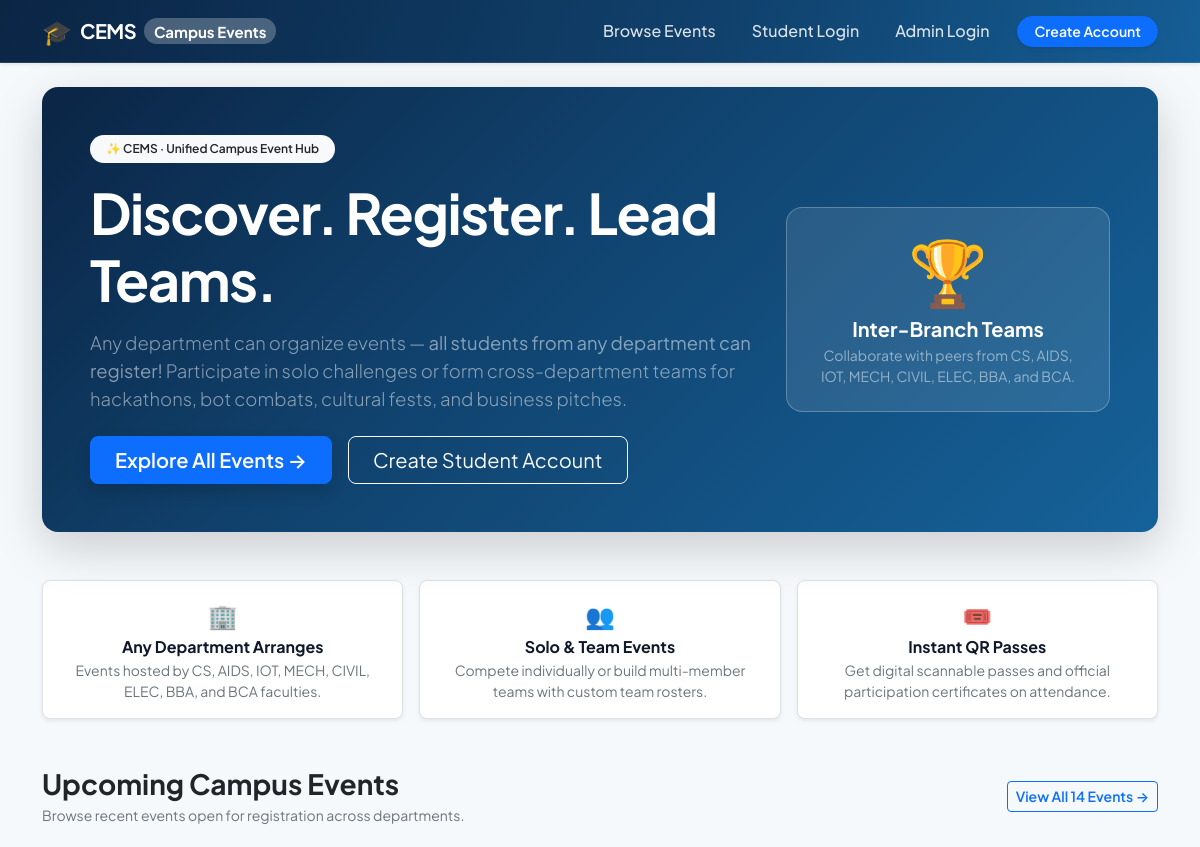
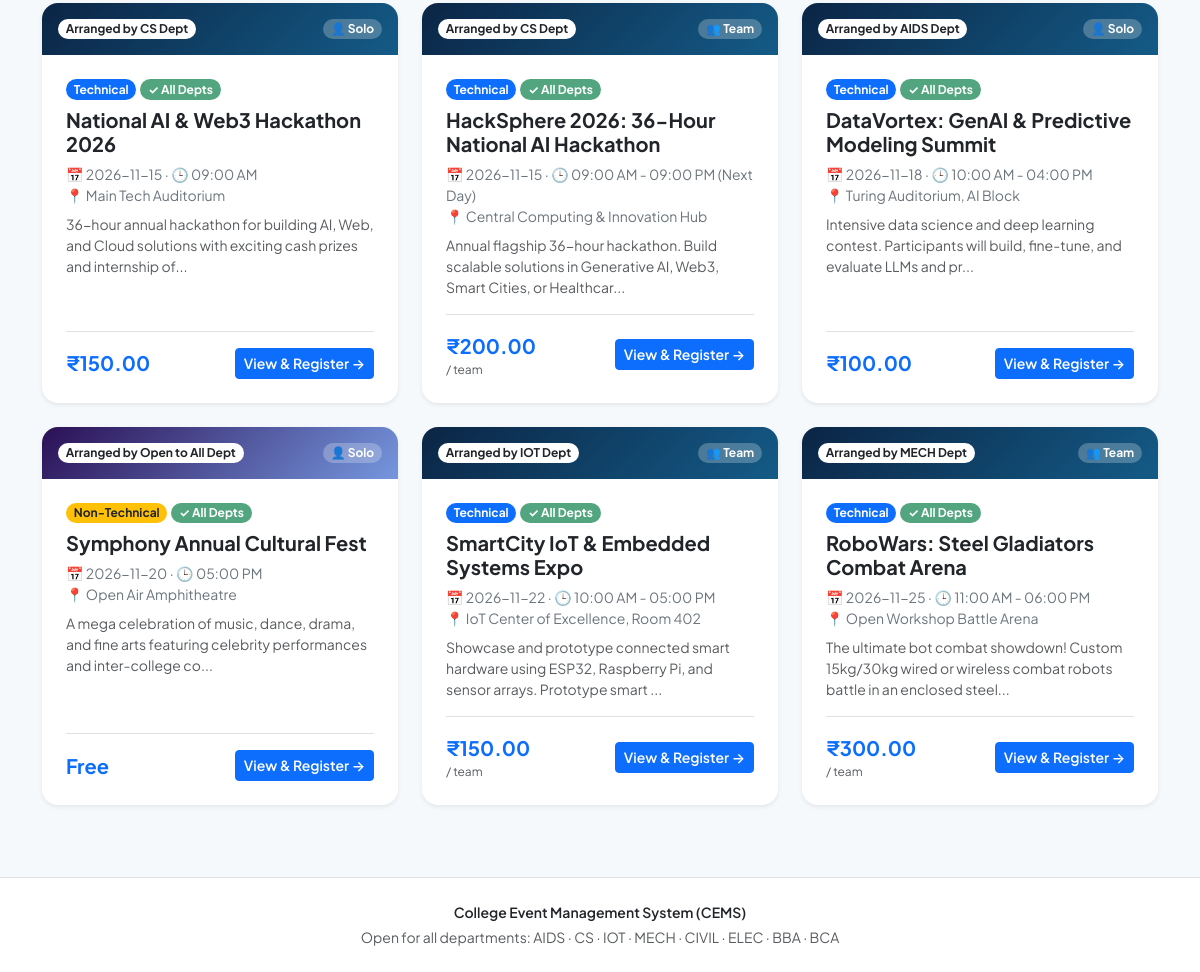
The page / on the database its author committed (2 pictures, top to bottom).
### app.py (models this page shows, shortened)
class Event(db.Model):
    id = db.Column(db.Integer, primary_key=True)
    title = db.Column(db.String(180), nullable=False)
    category = db.Column(db.String(30), nullable=False)  # Technical, Non-Technical
    department = db.Column(db.String(40), nullable=False)  # Arranging Department
    event_type = db.Column(db.String(20), default="Individual")  # Individual, Team
    min_team_size = db.Column(db.Integer, default=1)
    max_team_size = db.Column(db.Integer, default=1)
    event_date = db.Column(db.String(20), nullable=False)
    event_time = db.Column(db.String(30), default="")
    venue = db.Column(db.String(180), nullable=False)
    description = db.Column(db.Text, default="")
    deadline = db.Column(db.String(20), default="")
    fee = db.Column(db.Float, default=0)
    capacity = db.Column(db.Integer, default=100)
    poster = db.Column(db.String(255), default="")
    status = db.Column(db.String(20), default="Published")
    created_at = db.Column(db.DateTime, default=datetime.utcnow)
    @property
    def is_team_event(self):
        return self.event_type == "Team"

### app.py (the view)
@app.route("/")
def index():
    events = Event.query.filter_by(status="Published").order_by(Event.event_date).all()
    return render_template("index.html", events=events)

### app.py (called while the page is built)
def current_user():
    return db.session.get(User, session.get("user_id")) if session.get("user_id") else None

@app.context_processor
def inject_globals():
    return {
        "current_user": current_user(),
        "departments": DEPARTMENTS,
        "categories": CATEGORIES,
        "event_types": EVENT_TYPES
    }

### templates/index.html (shortened to what this page needs)
{% extends "base.html" %}
{% block content %}
<section class="hero p-4 p-md-5 mb-5 rounded-4 shadow-lg position-relative overflow-hidden"
  style="background: linear-gradient(135deg, #0b2545 0%, #10416c 40%, #15629a 100%); color: white;">
  <div class="row align-items-center">
    <div class="col-lg-8">
      <span class="badge bg-light text-dark px-3 py-2 rounded-pill mb-3 fw-semibold">
        ✨ CEMS · Unified Campus Event Hub
      </span>
      <h1 class="display-4 fw-bold mb-3 tracking-tight">
        Discover. Register. Lead Teams.
      </h1>
      <p class="lead text-white-50 mb-4" style="font-size: 1.15rem;">
        Any department can organize events &mdash; <strong>all students from any department can register!</strong>
        Participate in solo challenges or form cross-department teams for hackathons, bot combats, cultural fests, and
        business pitches.
      </p>
      <div class="d-flex flex-wrap gap-3">
        <a class="btn btn-primary btn-lg px-4 fw-semibold shadow" href="{{ url_for('browse_events') }}">
          Explore All Events &rarr;
        </a>
        {% if not session.get('user_id') %}
        <a class="btn btn-outline-light btn-lg px-4" href="{{ url_for('student_register') }}">
          Create Student Account
        </a>
        {% elif session.get('role') == 'student' %}
        <a class="btn btn-outline-light btn-lg px-4" href="{{ url_for('student_dashboard') }}">
          My Student Dashboard
        </a>
        {% endif %}
      </div>
    </div>
    <div class="col-lg-4 d-none d-lg-block text-center">
      <div class="p-4 bg-white bg-opacity-10 rounded-4 border border-white border-opacity-25 backdrop-blur">
        <div class="display-3 mb-2">🏆</div>
        <h2 class="h5 fw-bold mb-1">Inter-Branch Teams</h2>
        <p class="small text-white-50 mb-0">Collaborate with peers from CS, AIDS, IOT, MECH, CIVIL, ELEC, BBA, and BCA.
        </p>
      </div>
    </div>
  </div>
</section>
<div class="row g-3 mb-5 text-center">
  <div class="col-md-4">
    <div class="p-3 bg-white rounded-3 shadow-sm border">
      <div class="fs-4 mb-1">🏢</div>
      <h2 class="h6 fw-bold mb-1">Any Department Arranges</h2>
      <p class="text-secondary small mb-0">Events hosted by CS, AIDS, IOT, MECH, CIVIL, ELEC, BBA, and BCA faculties.
      </p>
    </div>
  </div>
  <div class="col-md-4">
    <div class="p-3 bg-white rounded-3 shadow-sm border">
      <div class="fs-4 mb-1">👥</div>
      <h2 class="h6 fw-bold mb-1">Solo &amp; Team Events</h2>
      <p class="text-secondary small mb-0">Compete individually or build multi-member teams with custom team rosters.
      </p>
    </div>
  </div>
  <div class="col-md-4">
    <div class="p-3 bg-white rounded-3 shadow-sm border">
      <div class="fs-4 mb-1">🎟️</div>
      <h2 class="h6 fw-bold mb-1">Instant QR Passes</h2>
      <p class="text-secondary small mb-0">Get digital scannable passes and official participation certificates on
        attendance.</p>
    </div>
  </div>
</div>
<div class="d-flex justify-content-between align-items-center mb-4">
  <div>
    <h2 class="h3 fw-bold text-dark mb-1">Upcoming Campus Events</h2>
    <p class="text-secondary small mb-0">Browse recent events open for registration across departments.</p>
  </div>
  <a href="{{ url_for('browse_events') }}" class="btn btn-outline-primary btn-sm fw-semibold">
    View All {{ events|length }} Events &rarr;
  </a>
</div>
<div class="row g-4 mb-5">
  {% for event in events[:6] %}
  <div class="col-md-6 col-lg-4">
    <div class="card event-card h-100 border-0 shadow-sm rounded-4 overflow-hidden">
      {% if event.poster %}
      <img class="card-img-top poster" src="{{ url_for('static', filename='uploads/' + event.poster) }}"
        alt="{{ event.title }}">
      {% else %}
      <div class="p-3 text-white"
        style="background: linear-gradient(135deg, {% if event.category == 'Technical' %}#0b2545, #145b87{% else %}#2b1055, #7597de{% endif %});">
        <div class="d-flex justify-content-between align-items-center">
          <span class="badge bg-white text-dark small rounded-pill">
            Arranged by {{ event.department }} Dept
          </span>
          <span class="badge bg-light bg-opacity-25 text-white small rounded-pill">
            {% if event.is_team_event %}👥 Team{% else %}👤 Solo{% endif %}
          </span>
        </div>
      </div>
      {% endif %}
      <div class="card-body p-4 d-flex flex-column">
        <div class="d-flex flex-wrap gap-1 mb-2">
          <span
            class="badge {{ 'bg-primary' if event.category == 'Technical' else 'bg-warning text-dark' }} rounded-pill">
            {{ event.category }}
          </span>
          <span class="badge bg-success bg-opacity-75 text-white rounded-pill">
            &check; All Depts
          </span>
        </div>
        <h3 class="h5 fw-bold text-dark mb-2">
          <a href="{{ url_for('event_detail', event_id=event.id) }}" class="text-decoration-none text-dark">
            {{ event.title }}
          </a>
        </h3>
        <p class="small text-secondary mb-2">
          📅 {{ event.event_date }} {% if event.event_time %}· 🕒 {{ event.event_time }}{% endif %}<br>
          📍 {{ event.venue }}
        </p>
        <p class="text-muted small flex-grow-1">
          {{ event.description[:110] }}{% if event.description|length > 110 %}...{% endif %}
        </p>
        <div class="d-flex justify-content-between align-items-center pt-3 border-top mt-auto">
          <div>
            <span class="fs-5 fw-bold text-primary">
              {{ 'Free' if event.fee == 0 else '₹%.2f'|format(event.fee) }}
            </span>
            {% if event.is_team_event and event.fee > 0 %}
            <small class="text-muted d-block" style="font-size: 0.75rem;">/ team</small>
            {% endif %}
          </div>
          <a class="btn btn-sm btn-primary fw-semibold" href="{{ url_for('event_detail', event_id=event.id) }}">
            View &amp; Register &rarr;
          </a>
        </div>
      </div>
    </div>
  </div>
  {% else %}
  <div class="col-12">
    <div class="text-center p-5 bg-white rounded-4 shadow-sm border">
      <p class="text-secondary">No published events yet.</p>
    </div>
  </div>
  {% endfor %}
</div>
{% endblock %}

### templates/base.html (shortened to what this page needs)
<!doctype html>
<html lang="en">
<head>
  <link href="https://cdn.jsdelivr.net/npm/bootstrap@5.3.3/dist/css/bootstrap.min.css" rel="stylesheet">
  <link href="{{ url_for('static', filename='style.css') }}" rel="stylesheet">
</head>
<body>
  <nav class="navbar navbar-expand-lg navbar-dark topbar sticky-top shadow-sm py-2">
    <div class="container">
      <a class="navbar-brand fw-bold d-flex align-items-center gap-2" href="{{ url_for('index') }}">
        <span class="fs-4">🎓</span>
        <span class="tracking-tight">CEMS</span>
        <span class="badge bg-white bg-opacity-25 text-white fs-8 d-none d-sm-inline-block rounded-pill">Campus Events</span>
      </a>
      <div class="collapse navbar-collapse" id="nav">
        <div class="navbar-nav ms-auto align-items-lg-center gap-lg-1">
          <a class="nav-link px-3" href="{{ url_for('browse_events') }}">Browse Events</a>
          {% if session.get('role') == 'student' %}
            <a class="nav-link px-3" href="{{ url_for('student_dashboard') }}">My Dashboard</a>
            {% if current_user %}
              <span class="nav-item d-none d-lg-block px-2 text-white-50 small">
                👤 {{ current_user.name.split(' ')[0] }} ({{ current_user.department }})
              </span>
            {% endif %}
            <a class="btn btn-sm btn-outline-light ms-lg-2 px-3 rounded-pill" href="{{ url_for('logout') }}">Logout</a>
          {% else %}
            <a class="nav-link px-3" href="{{ url_for('student_login') }}">Student Login</a>
            <a class="nav-link px-3" href="{{ url_for('admin_login') }}">Admin Login</a>
            <a class="btn btn-sm btn-primary ms-lg-2 px-3 rounded-pill fw-semibold shadow-sm" href="{{ url_for('student_register') }}">
              Create Account
            </a>
          {% endif %}
        </div>
      </div>
    </div>
  </nav>
  <main class="container py-4 flex-grow-1">
    {% block content %}{% endblock %}
  </main>
  <footer class="footer mt-auto py-4 bg-white border-top text-center text-secondary small no-print">
    <div class="container">
      <div class="fw-semibold text-dark">College Event Management System (CEMS)</div>
      <div class="text-muted mt-1">
        Open for all departments: AIDS · CS · IOT · MECH · CIVIL · ELEC · BBA · BCA
      </div>
    </div>
  </footer>
</body>
</html>

### static/style.css (style rules this page uses)
:root { --primary-color: #1268e8; --primary-dark: #0b2545; --primary-light: #eef5ff; --accent-color: #f59e0b; --bg-color: #f6f9fc; --card-bg: #ffffff; --text-main: #0f172a; --text-muted: #64748b; --border-color: #e2e8f0; --font-family: 'Plus Jakarta Sans', -apple-system, BlinkMacSystemFont, "Segoe UI", Roboto, sans-serif; }
body { background-color: var(--bg-color); color: var(--text-main); font-family: var(--font-family); min-height: 100vh; display: flex; flex-direction: column; -webkit-font-smoothing: antialiased; }
.topbar { background: linear-gradient(110deg, #0b2545 0%, #10416c 60%, #155e96 100%); border-bottom: 1px solid rgba(255, 255, 255, 0.1); }
.topbar .nav-link { color: rgba(255, 255, 255, 0.85); font-weight: 500; transition: color 0.15s ease-in-out; }
.hero { background: linear-gradient(135deg, #0b2545 0%, #144f80 50%, #1971b3 100%); color: white; border-radius: 24px; }
.tracking-tight { letter-spacing: -0.025em; }
.event-card { transition: transform 0.2s cubic-bezier(0.16, 1, 0.3, 1), box-shadow 0.2s cubic-bezier(0.16, 1, 0.3, 1); border: 1px solid var(--border-color); background: var(--card-bg); }

### rows shown on the page
Event: department "CS", event_type "👤 Solo", category "Technical", title "National AI & Web3 Hackathon 2026", event_date "2026-11-15", event_time "09:00 AM", venue "Main Tech Auditorium", description "36-hour annual hackathon for building AI, Web, and Cloud solutions with exciting cash prizes and internship of", fee "₹150.00"
Event: department "CS", event_type "👥 Team", category "Technical", title "HackSphere 2026: 36-Hour National AI Hackathon", event_date "2026-11-15", event_time "09:00 AM - 09:00 PM (Next Day)", venue "Central Computing & Innovation Hub", description "Annual flagship 36-hour hackathon. Build scalable solutions in Generative AI, Web3, Smart Cities, or Healthcar", fee "₹200.00"
Event: department "AIDS", event_type "👤 Solo", category "Technical", title "DataVortex: GenAI & Predictive Modeling Summit", event_date "2026-11-18", event_time "10:00 AM - 04:00 PM", venue "Turing Auditorium, AI Block", description "Intensive data science and deep learning contest. Participants will build, fine-tune, and evaluate LLMs and pr", fee "₹100.00"
Event: department "Open to All", event_type "👤 Solo", category "Non-Technical", title "Symphony Annual Cultural Fest", event_date "2026-11-20", event_time "05:00 PM", venue "Open Air Amphitheatre", description "A mega celebration of music, dance, drama, and fine arts featuring celebrity performances and inter-college co", fee "Free"
Event: department "IOT", event_type "👥 Team", category "Technical", title "SmartCity IoT & Embedded Systems Expo", event_date "2026-11-22", event_time "10:00 AM - 05:00 PM", venue "IoT Center of Excellence, Room 402", description "Showcase and prototype connected smart hardware using ESP32, Raspberry Pi, and sensor arrays. Prototype smart", fee "₹150.00"
Event: department "MECH", event_type "👥 Team", category "Technical", title "RoboWars: Steel Gladiators Combat Arena", event_date "2026-11-25", event_time "11:00 AM - 06:00 PM", venue "Open Workshop Battle Arena", description "The ultimate bot combat showdown! Custom 15kg/30kg wired or wireless combat robots battle in an enclosed steel", fee "₹300.00"

### other values the page prints
{{ events|length }} "14"
